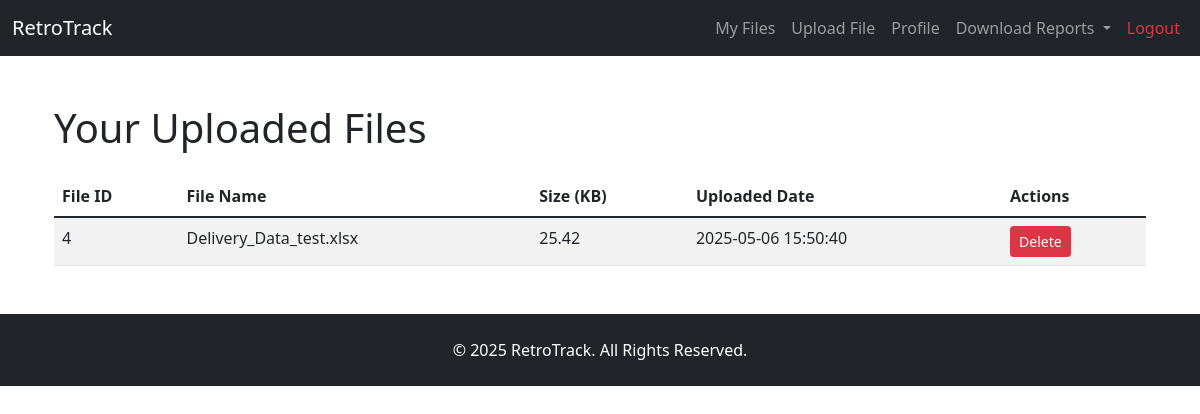
The page /files (signed in) on the database as committed earlier.
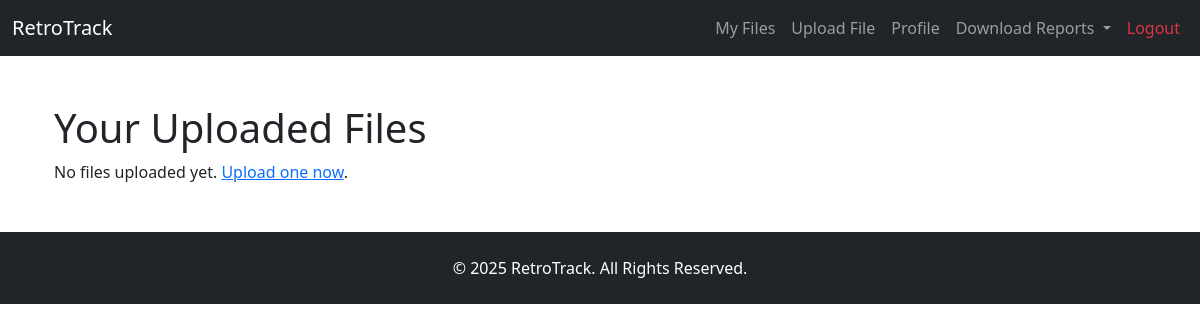
The same page on the database as committed later.
### app/models.py (models this page shows, shortened)
class File(db.Model):
    id = db.Column(db.Integer, primary_key=True)
    filename = db.Column(db.String(255), nullable=False)
    upload_date = db.Column(db.DateTime, nullable=False, default=datetime.utcnow)
    size = db.Column(db.Float, nullable=False)
    user_id = db.Column(db.Integer, nullable=False)
    parsed_data = db.Column(db.Text, nullable=True)

### app/upload_routes.py (the view)
@app.route('/files')
def files():
    if 'user_id' not in session:
        flash("Login required.", "danger")
        return redirect(url_for('login'))
    user_files = File.query.filter_by(user_id=session['user_id']).all()
    return render_template('files.html', files=user_files)

### app/routes.py (called while the page is built)
@app.context_processor
def inject_now():
    return {"now": datetime.utcnow()}

@app.context_processor
def inject_user_files():
    if 'user_id' in session:
        files = File.query.filter_by(user_id=session['user_id']).all()
    else:
        files = []
    return dict(user_files=files)

### app/templates/files.html
{% extends "base.html" %}
{% block content %}
    <div class="container mt-5">
        <h1>Your Uploaded Files</h1>
        {% if files %}
            <table class="table table-striped mt-4">
                <thead>
                <tr>
                    <th>File ID</th>
                    <th>File Name</th>
                    <th>Size (KB)</th>
                    <th>Uploaded Date</th>
                    <th>Actions</th>
                </tr>
                </thead>
                <tbody>
                {% for file in files %}
                    <tr>
                        <td>{{ file.id }}</td>
                        <td>{{ file.filename }}</td>
                        <td>{{ "%.2f"|format(file.size) }}</td>
                        <td>{{ file.upload_date.strftime('%Y-%m-%d %H:%M:%S') }}</td>
                        <td>
                            <form action="{{ url_for('delete_file', file_id=file.id) }}" method="POST"
                                  style="display: inline;">
                                <button type="submit" class="btn btn-danger btn-sm">Delete</button>
                            </form>
                        </td>
                    </tr>
                {% endfor %}
                </tbody>
            </table>
        {% else %}
            <p>No files uploaded yet. <a href="{{ url_for('upload') }}">Upload one now</a>.</p>
        {% endif %}
    </div>
{% endblock %}

### app/templates/base.html (shortened to what this page needs)
<!DOCTYPE html>
<html lang="en">
<head>
    <link rel="stylesheet"
          href="https://cdn.jsdelivr.net/npm/bootstrap@5.1.3/dist/css/bootstrap.min.css">
</head>
<body>
<nav class="navbar navbar-expand-lg navbar-dark bg-dark">
    <div class="container-fluid">
        <a class="navbar-brand" href="{{ url_for('home') }}">RetroTrack</a>
        <div class="collapse navbar-collapse" id="navbarNav">
            <ul class="navbar-nav ms-auto">
                {% if session.get('user_id') %}
                    <li class="nav-item">
                        <a class="nav-link" href="{{ url_for('files') }}">My Files</a>
                    </li>
                    <li class="nav-item">
                        <a class="nav-link" href="{{ url_for('upload') }}">Upload File</a>
                    </li>
                    <li class="nav-item">
                        <a class="nav-link" href="{{ url_for('profile') }}">Profile</a>
                    </li>
                    <li class="nav-item dropdown">
                        <a class="nav-link dropdown-toggle"
                           href="#"
                           id="downloadDropdown"
                           role="button"
                           data-bs-toggle="dropdown"
                           aria-expanded="false">
                            Download Reports
                        </a>
                    </li>
                    <li class="nav-item">
                        <a class="nav-link text-danger"
                           href="{{ url_for('logout') }}">Logout</a>
                    </li>
                {% endif %}
            </ul>
        </div>
    </div>
</nav>
<div class="container mt-4">
    {% block content %}{% endblock %}
</div>
<footer class="bg-dark text-white mt-5 py-4 text-center">
    <p class="mb-0">&copy; {{ now.year }} RetroTrack. All Rights Reserved.</p>
</footer>
</body>
</html>

Rows that differ between the two databases and show on the page:
removed File: id "4", filename "Delivery_Data_test.xlsx", size "25.42", upload_date "2025-05-06 15:50:40"
Other text that changed with them:
text no longer shown: "File ID File Name Size (KB) Uploaded Date Actions"
text now shown: "No files uploaded yet. Upload one now ."
